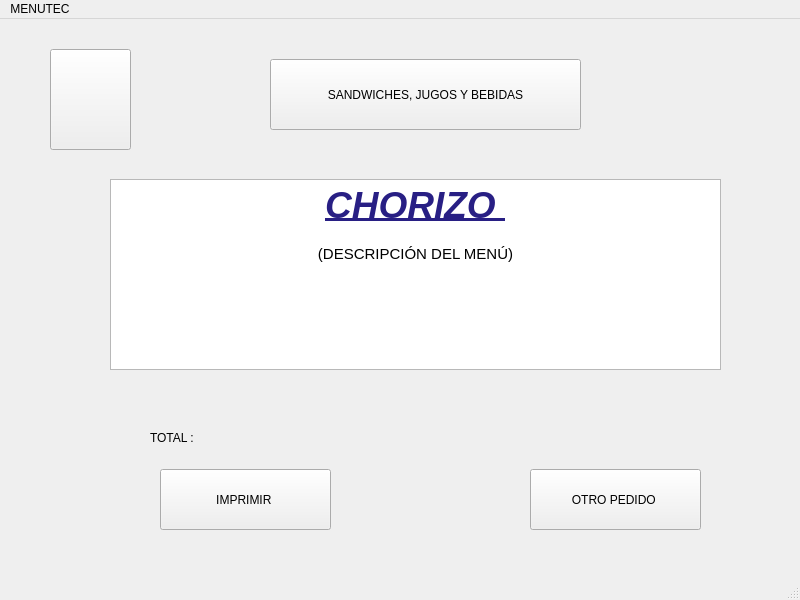
<?xml version="1.0" encoding="UTF-8"?>
<ui version="4.0">
 <class>panes5Window</class>
 <widget class="QMainWindow" name="panes5Window">
  <property name="geometry">
   <rect>
    <x>0</x>
    <y>0</y>
    <width>800</width>
    <height>600</height>
   </rect>
  </property>
  <property name="windowTitle">
   <string>MainWindow</string>
  </property>
  <widget class="QWidget" name="centralwidget">
   <widget class="QPushButton" name="pushButton_4">
    <property name="geometry">
     <rect>
      <x>530</x>
      <y>450</y>
      <width>171</width>
      <height>61</height>
     </rect>
    </property>
    <property name="text">
     <string>OTRO PEDIDO </string>
    </property>
   </widget>
   <widget class="QLabel" name="label">
    <property name="geometry">
     <rect>
      <x>150</x>
      <y>410</y>
      <width>68</width>
      <height>17</height>
     </rect>
    </property>
    <property name="text">
     <string>TOTAL : </string>
    </property>
   </widget>
   <widget class="QPushButton" name="pushButton">
    <property name="geometry">
     <rect>
      <x>270</x>
      <y>40</y>
      <width>311</width>
      <height>71</height>
     </rect>
    </property>
    <property name="text">
     <string>SANDWICHES, JUGOS Y BEBIDAS</string>
    </property>
    <property name="icon">
     <iconset>
      <normaloff>UTEC.png</normaloff>UTEC.png</iconset>
    </property>
   </widget>
   <widget class="QTextEdit" name="textEdit">
    <property name="geometry">
     <rect>
      <x>110</x>
      <y>160</y>
      <width>611</width>
      <height>191</height>
     </rect>
    </property>
    <property name="html">
     <string>&lt;!DOCTYPE HTML PUBLIC &quot;-//W3C//DTD HTML 4.0//EN&quot; &quot;http://www.w3.org/TR/REC-html40/strict.dtd&quot;&gt;
&lt;html&gt;&lt;head&gt;&lt;meta name=&quot;qrichtext&quot; content=&quot;1&quot; /&gt;&lt;style type=&quot;text/css&quot;&gt;
p, li { white-space: pre-wrap; }
&lt;/style&gt;&lt;/head&gt;&lt;body style=&quot; font-family:'Ubuntu'; font-size:11pt; font-weight:400; font-style:normal;&quot;&gt;
&lt;p align=&quot;center&quot; style=&quot; margin-top:0px; margin-bottom:0px; margin-left:0px; margin-right:0px; -qt-block-indent:0; text-indent:0px;&quot;&gt;&lt;span style=&quot; font-size:28pt; font-weight:600; font-style:italic; text-decoration: underline; color:#281f84;&quot;&gt;CHORIZO &lt;/span&gt;&lt;/p&gt;
&lt;p align=&quot;center&quot; style=&quot;-qt-paragraph-type:empty; margin-top:0px; margin-bottom:0px; margin-left:0px; margin-right:0px; -qt-block-indent:0; text-indent:0px; font-weight:600; font-style:italic; text-decoration: underline;&quot;&gt;&lt;br /&gt;&lt;/p&gt;
&lt;p align=&quot;center&quot; style=&quot; margin-top:0px; margin-bottom:0px; margin-left:0px; margin-right:0px; -qt-block-indent:0; text-indent:0px;&quot;&gt;(DESCRIPCIÓN DEL MENÚ)&lt;/p&gt;&lt;/body&gt;&lt;/html&gt;</string>
    </property>
   </widget>
   <widget class="QPushButton" name="pushButton_2">
    <property name="geometry">
     <rect>
      <x>50</x>
      <y>30</y>
      <width>81</width>
      <height>101</height>
     </rect>
    </property>
    <property name="text">
     <string/>
    </property>
    <property name="icon">
     <iconset>
      <normaloff>flecha-hacia-la-izquierda-antes-de-icono-4330-128.png</normaloff>flecha-hacia-la-izquierda-antes-de-icono-4330-128.png</iconset>
    </property>
    <property name="iconSize">
     <size>
      <width>100</width>
      <height>100</height>
     </size>
    </property>
   </widget>
   <widget class="QPushButton" name="pushButton_3">
    <property name="geometry">
     <rect>
      <x>160</x>
      <y>450</y>
      <width>171</width>
      <height>61</height>
     </rect>
    </property>
    <property name="text">
     <string>IMPRIMIR </string>
    </property>
   </widget>
  </widget>
  <widget class="QMenuBar" name="menubar">
   <property name="geometry">
    <rect>
     <x>0</x>
     <y>0</y>
     <width>800</width>
     <height>25</height>
    </rect>
   </property>
   <widget class="QMenu" name="menuMENUTEC">
    <property name="title">
     <string>MENUTEC</string>
    </property>
   </widget>
   <addaction name="menuMENUTEC"/>
  </widget>
  <widget class="QStatusBar" name="statusbar"/>
 </widget>
 <resources/>
 <connections/>
</ui>
